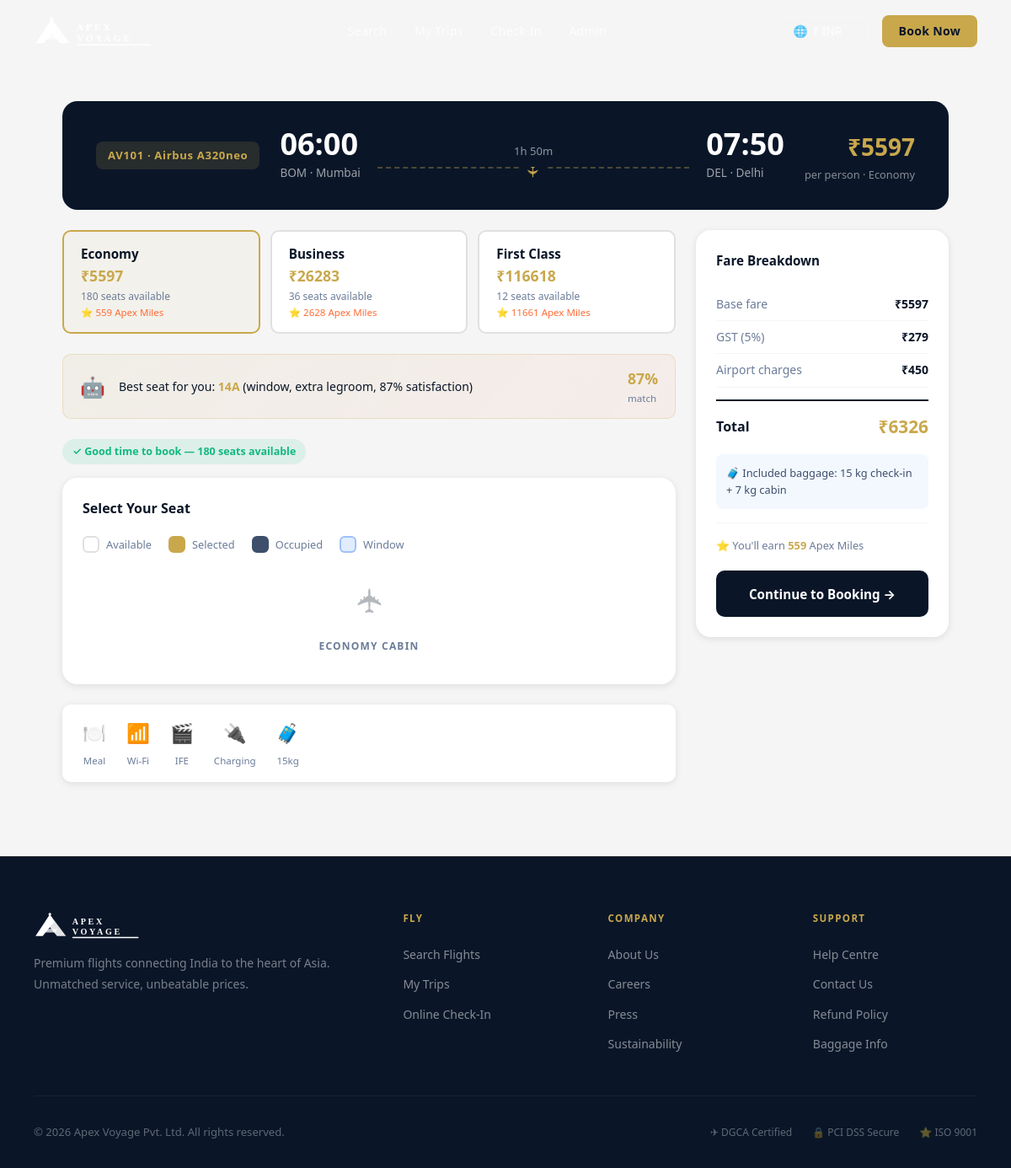
The app's page /flight/1 with its own data.
### models.py (models this page shows, shortened)
class Flight(db.Model):
    __tablename__ = 'flights'
    id               = db.Column(db.Integer, primary_key=True)
    flight_number    = db.Column(db.String(10), nullable=False)
    origin_code      = db.Column(db.String(5), nullable=False)
    origin_city      = db.Column(db.String(100), nullable=False)
    destination_code = db.Column(db.String(5), nullable=False)
    destination_city = db.Column(db.String(100), nullable=False)
    departure_time   = db.Column(db.String(10), nullable=False)
    arrival_time     = db.Column(db.String(10), nullable=False)
    date             = db.Column(db.Date, nullable=False)
    aircraft_type    = db.Column(db.String(50), nullable=False)
    economy_price    = db.Column(db.Float, nullable=False)
    business_price   = db.Column(db.Float, nullable=False)
    first_price      = db.Column(db.Float, nullable=False)
    economy_seats    = db.Column(db.Integer, default=180)
    business_seats   = db.Column(db.Integer, default=36)
    first_seats      = db.Column(db.Integer, default=12)
    status           = db.Column(db.String(20), default='Scheduled')
    bookings         = db.relationship('Booking', backref='flight', lazy=True,
                                       cascade='all, delete-orphan')
    def duration(self):
        dep = datetime.strptime(self.departure_time, '%H:%M')
        arr = datetime.strptime(self.arrival_time, '%H:%M')
        diff = arr - dep
        if diff.days < 0:
            diff += timedelta(days=1)
        h = diff.seconds // 3600
        m = (diff.seconds % 3600) // 60
        return f"{h}h {m:02d}m"
    def seats_for_class(self, cls):
        return {'Economy': self.economy_seats, 'Business': self.business_seats, 'First': self.first_seats}.get(cls, 0)
    def price_for_class(self, cls):
        return {'Economy': self.economy_price, 'Business': self.business_price, 'First': self.first_price}.get(cls, 0)
    def apex_miles(self, cls):
        return int(self.price_for_class(cls) / 10)

### app.py (the view)
@app.route('/flight/<int:flight_id>')
def flight_detail(flight_id):
    flight     = Flight.query.get_or_404(flight_id)
    seat_class = request.args.get('class', 'Economy')
    passengers = int(request.args.get('passengers', 1))
    booked_seats = [b.seat_number for b in
                    Booking.query.filter(Booking.flight_id == flight_id,
                                         Booking.check_in_status != 'cancelled',
                                         Booking.seat_number.isnot(None)).all()]
    def recommend_seat(cls):
        if cls == 'First':
            return '2A', 94
        elif cls == 'Business':
            return '4A', 89
        else:
            return '14A', 87
    rec_seat, rec_score = recommend_seat(seat_class)
    return render_template('flight.html', flight=flight, seat_class=seat_class,
                           passengers=passengers, booked_seats=booked_seats,
                           airports=AIRPORTS, rec_seat=rec_seat, rec_score=rec_score)

### templates/flight.html (shortened to what this page needs)
{% extends 'base.html' %}
{% block extra_css %}
<link rel="stylesheet" href="{{ url_for('static', filename='css/booking.css') }}">
{% endblock %}
{% block content %}
<div class="page-wrap">
  <div class="page-container">
    <div class="flight-header">
      <div class="flight-header__row">
        <span class="fh-badge">{{ flight.flight_number }} · {{ flight.aircraft_type }}</span>
        <div class="fh-route">
          <div>
            <div class="fh-time">{{ flight.departure_time }}</div>
            <div class="fh-city">{{ flight.origin_code }} · {{ flight.origin_city }}</div>
          </div>
          <div class="fh-mid">
            <div class="fh-dur">{{ flight.duration() }}</div>
            <div class="fh-line"><span class="fh-plane" aria-hidden="true">✈</span></div>
          </div>
          <div>
            <div class="fh-time">{{ flight.arrival_time }}</div>
            <div class="fh-city">{{ flight.destination_code }} · {{ flight.destination_city }}</div>
          </div>
        </div>
        <div class="fh-price">
          <div class="fh-price-amt" id="fare-total">₹{{ flight.price_for_class(seat_class)|int }}</div>
          <div class="fh-price-cls">per person · <span id="fare-class">{{ seat_class }}</span></div>
        </div>
      </div>
    </div>
    <div style="display:grid;grid-template-columns:1fr 300px;gap:1.5rem;align-items:start">
      <div>
        <div class="class-tabs" role="tablist" aria-label="Seat class selection">
          {% for cls, label in [('Economy','Economy'), ('Business','Business'), ('First','First Class')] %}
          <button class="class-tab {% if seat_class == cls %}active{% endif %}"
                  data-class="{{ cls }}" role="tab"
                  aria-selected="{{ 'true' if seat_class == cls else 'false' }}"
                  aria-label="{{ label }} class">
            <div class="ct-name">{{ label }}</div>
            <div class="ct-price" data-price-inr="{{ flight.price_for_class(cls) }}">₹{{ flight.price_for_class(cls)|int }}</div>
            <div class="ct-seats">{{ flight.seats_for_class(cls) }} seats available</div>
            <div class="ct-miles">⭐ {{ flight.apex_miles(cls) }} Apex Miles</div>
          </button>
          {% endfor %}
        </div>
        <div class="ai-banner" role="note" aria-label="AI seat recommendation">
          <span class="ai-icon" aria-hidden="true">🤖</span>
          <div class="ai-text">
            Best seat for you: <strong id="ai-seat-val">{{ rec_seat }}</strong>
            (window, {% if seat_class == 'First' %}premium suite{% elif seat_class == 'Business' %}lie-flat bed{% else %}extra legroom{% endif %},
            <span id="ai-score-val">{{ rec_score }}%</span> satisfaction)
          </div>
          <div class="ai-score">
            <div class="ai-score-num">{{ rec_score }}%</div>
            <div class="ai-score-lbl">match</div>
          </div>
        </div>
        {% set seats_left = flight.seats_for_class(seat_class) %}
        {% if seats_left < 10 %}
        <div style="margin-bottom:1rem">
          <span class="dynamic-badge db-rising" role="alert">🔥 Price rising — only {{ seats_left }} seats left</span>
        </div>
        {% else %}
        <div style="margin-bottom:1rem">
          <span class="dynamic-badge db-good" role="status">✓ Good time to book — {{ seats_left }} seats available</span>
        </div>
        {% endif %}
        <div class="seat-map-card" role="region" aria-label="Seat map">
          <div class="seat-map-title">Select Your Seat</div>
          <div class="seat-legend" role="legend">
            <div class="legend-item"><div class="legend-dot ld-available"></div> Available</div>
            <div class="legend-item"><div class="legend-dot ld-selected"></div> Selected</div>
            <div class="legend-item"><div class="legend-dot ld-occupied"></div> Occupied</div>
            <div class="legend-item"><div class="legend-dot ld-window"></div> Window</div>
          </div>
          <span class="plane-nose" aria-hidden="true">✈</span>
          <div class="seat-cabin-label">{{ seat_class }} Cabin</div>
        </div>
        <div class="amenities" role="list" aria-label="Flight amenities">
          <div class="amenity" role="listitem">
            <span class="amenity-icon" aria-label="Meal service">🍽️</span>
            <span class="amenity-name">Meal</span>
          </div>
          <div class="amenity" role="listitem">
            <span class="amenity-icon" aria-label="WiFi available">📶</span>
            <span class="amenity-name">Wi-Fi</span>
          </div>
          <div class="amenity" role="listitem">
            <span class="amenity-icon" aria-label="Entertainment system">🎬</span>
            <span class="amenity-name">IFE</span>
          </div>
          <div class="amenity" role="listitem">
            <span class="amenity-icon" aria-label="USB charging port">🔌</span>
            <span class="amenity-name">Charging</span>
          </div>
          <div class="amenity" role="listitem">
            <span class="amenity-icon" aria-label="Baggage allowance">🧳</span>
            <span class="amenity-name">
              {% if seat_class == 'Economy' %}15kg{% elif seat_class == 'Business' %}35kg{% else %}50kg{% endif %}
            </span>
          </div>
        </div>
      </div>
      <div class="fare-card" role="complementary" aria-label="Fare breakdown">
        <div class="fare-title">Fare Breakdown</div>
        <div class="fare-row">
          <span class="fare-row__label">Base fare</span>
          <span class="fare-row__val" id="fare-base">₹{{ flight.price_for_class(seat_class)|int }}</span>
        </div>
        <div class="fare-row">
          <span class="fare-row__label">GST (5%)</span>
          <span class="fare-row__val" id="fare-gst">₹{{ (flight.price_for_class(seat_class) * 0.05)|int }}</span>
        </div>
        <div class="fare-row">
          <span class="fare-row__label">Airport charges</span>
          <span class="fare-row__val" id="fare-fees">₹450</span>
        </div>
        <div class="fare-total">
          <span class="fare-total__label">Total</span>
          <span class="fare-total__val" id="fare-total-val">₹{{ (flight.price_for_class(seat_class) * 1.05 + 450)|int }}</span>
        </div>
        <div class="baggage-note">
          🧳 Included baggage:
          {% if seat_class == 'Economy' %}15 kg check-in + 7 kg cabin
          {% elif seat_class == 'Business' %}35 kg check-in + 10 kg cabin
          {% else %}50 kg check-in + 15 kg cabin{% endif %}
        </div>
        <div style="margin-top:1rem;padding-top:1rem;border-top:1px solid var(--grey-light);font-size:0.8rem;color:var(--text-muted)">
          ⭐ You'll earn <strong style="color:var(--gold)" id="fare-miles">{{ flight.apex_miles(seat_class) }}</strong> Apex Miles
        </div>
        <a id="continue-link"
           href="{{ url_for('booking', flight_id=flight.id, **{'class': seat_class, 'passengers': passengers}) }}"
           class="continue-btn" aria-label="Continue to passenger details">
          Continue to Booking →
        </a>
      </div>
    </div>
  </div>
</div>
{% endblock %}

### templates/base.html (shortened to what this page needs)
<!DOCTYPE html>
<html lang="en">
<head>
  <link rel="stylesheet" href="{{ url_for('static', filename='css/main.css') }}">
  {% block extra_css %}{% endblock %}
</head>
<body>
<nav class="navbar" role="navigation" aria-label="Main navigation">
  <a class="navbar__logo" href="{{ url_for('index') }}" aria-label="Apex Voyage home">
    <img src="{{ url_for('static', filename='logo.svg') }}" alt="Apex Voyage" class="logo-white">
  </a>
  <div class="navbar__nav">
    <a href="{{ url_for('index') }}"    class="nav-link" aria-label="Search flights">Search</a>
    <a href="{{ url_for('my_trips') }}" class="nav-link" aria-label="My trips">My Trips</a>
    <a href="{{ url_for('check_in') }}" class="nav-link" aria-label="Online check-in">Check-In</a>
    <a href="{{ url_for('admin') }}"    class="nav-link" aria-label="Admin portal">Admin</a>
  </div>
  <div class="navbar__right">
    <div class="currency-wrap" aria-label="Currency selector">
      <span>🌐</span>
      <select id="currency-sel" aria-label="Select currency">
        <option value="INR">₹ INR</option>
      </select>
    </div>
    <a href="{{ url_for('index') }}" class="nav-link nav-link--cta">Book Now</a>
  </div>
</nav>
<main id="main">
  {% block content %}{% endblock %}
</main>
{% block footer %}
<footer class="footer" role="contentinfo">
  <div class="footer__grid">
    <div>
      <div class="footer__logo">
        <img src="{{ url_for('static', filename='logo.svg') }}" alt="Apex Voyage">
      </div>
      <p class="footer__about">Premium flights connecting India to the heart of Asia. Unmatched service, unbeatable prices.</p>
    </div>
    <div class="footer__col">
      <h4>Fly</h4>
      <ul>
        <li><a href="{{ url_for('index') }}">Search Flights</a></li>
        <li><a href="{{ url_for('my_trips') }}">My Trips</a></li>
        <li><a href="{{ url_for('check_in') }}">Online Check-In</a></li>
      </ul>
    </div>
    <div class="footer__col">
      <h4>Company</h4>
      <ul>
        <li><a href="#">About Us</a></li>
        <li><a href="#">Careers</a></li>
        <li><a href="#">Press</a></li>
        <li><a href="#">Sustainability</a></li>
      </ul>
    </div>
    <div class="footer__col">
      <h4>Support</h4>
      <ul>
        <li><a href="#">Help Centre</a></li>
        <li><a href="#">Contact Us</a></li>
        <li><a href="#">Refund Policy</a></li>
        <li><a href="#">Baggage Info</a></li>
      </ul>
    </div>
  </div>
  <div class="footer__bottom">
    <p class="footer__copy">© 2026 Apex Voyage Pvt. Ltd. All rights reserved.</p>
    <div class="trust-badges">
      <span class="trust-badge">✈ DGCA Certified</span>
      <span class="trust-badge">🔒 PCI DSS Secure</span>
      <span class="trust-badge">⭐ ISO 9001</span>
    </div>
  </div>
</footer>
{% endblock %}
</body>
</html>

### static/css/main.css (style rules this page uses)
:root { --navy: #0A1628; --navy-mid: #112040; --navy-light: #1a2f4e; --gold: #C9A84C; --gold-light: #E8C97A; --gold-dim: rgba(201,168,76,0.15); --saffron: #FF6B35; --white: #FFFFFF; --off-white: #FAF9F7; --grey-light: #F5F5F5; --grey-mid: #E0E0E0; --text-dark: #0A1628; --text-mid: #3D4F6B; --text-muted: #6B7C99; --shadow-sm: 0 2px 8px rgba(10,22,40,0.10); --shadow-md: 0 4px 24px rgba(10,22,40,0.14); --shadow-lg: 0 12px 48px rgba(10,22,40,0.20); --radius: 10px; --radius-lg: 18px; --radius-xl: 28px; --ease: cubic-bezier(0.4,0,0.2,1); --dur: 0.25s; }
*,*::before,*::after { box-sizing: border-box; margin: 0; padding: 0; }
html { scroll-behavior: smooth; font-size: 16px; }
body { font-family: 'Segoe UI', system-ui, -apple-system, BlinkMacSystemFont, sans-serif; color: var(--text-dark); background: var(--white); overflow-x: hidden; line-height: 1.6; }
a { text-decoration: none; color: inherit; }
img, svg { display: block; max-width: 100%; }
button, input, select, textarea { font-family: inherit; outline: none; }
button { cursor: pointer; border: none; background: none; }
.navbar { position: fixed; inset-block-start: 0; left: 0; right: 0; z-index: 800; padding: 1.1rem 2.5rem; display: flex; align-items: center; justify-content: space-between; gap: 1rem; transition: background var(--dur) var(--ease), box-shadow var(--dur) var(--ease), padding var(--dur) var(--ease); }
.navbar__logo { display: flex; align-items: center; }
.navbar__logo img { height: 38px; }
.navbar__logo .logo-white { filter: brightness(0) invert(1); }
.navbar__nav { display: flex; align-items: center; gap: 0.25rem; }
.nav-link { color: rgba(255,255,255,0.8); font-size: 0.88rem; font-weight: 500; padding: 0.5rem 0.9rem; border-radius: 8px; letter-spacing: 0.02em; transition: color var(--dur), background var(--dur); }
.nav-link--cta { background: var(--gold); color: var(--navy) !important; font-weight: 700; padding: 0.5rem 1.25rem; }
.navbar__right { display: flex; align-items: center; gap: 1rem; }
.currency-wrap { display: flex; align-items: center; gap: 0.375rem; background: rgba(255,255,255,0.08); border: 1px solid rgba(255,255,255,0.15); border-radius: 8px; padding: 0.4rem 0.875rem; color: rgba(255,255,255,0.85); font-size: 0.85rem; }
.currency-wrap select { background: transparent; border: none; color: rgba(255,255,255,0.85); font-size: 0.85rem; cursor: pointer; appearance: none; padding-right: 0.25rem; }
.currency-wrap option { background: var(--navy); }
.footer { background: var(--navy); border-top: 1px solid rgba(201,168,76,0.12); padding: 4rem 2.5rem 2rem; }
.footer__grid { display: grid; grid-template-columns: 2fr 1fr 1fr 1fr; gap: 3rem; max-width: 1200px; margin: 0 auto 3rem; }
.footer__logo img { height: 34px; filter: brightness(0) invert(1); margin-bottom: 1rem; }
.footer__about { color: rgba(255,255,255,0.45); font-size: 0.875rem; line-height: 1.75; }
.footer__col h4 { color: var(--gold); font-size: 0.72rem; text-transform: uppercase; letter-spacing: 0.12em; margin-bottom: 1.25rem; }
.footer__col ul { list-style: none; display: flex; flex-direction: column; gap: 0.625rem; }
.footer__col ul a { color: rgba(255,255,255,0.5); font-size: 0.875rem; transition: color var(--dur); }
.footer__bottom { max-width: 1200px; margin: 0 auto; padding-top: 2rem; border-top: 1px solid rgba(255,255,255,0.06); display: flex; align-items: center; justify-content: space-between; flex-wrap: wrap; gap: 1rem; }
.footer__copy { color: rgba(255,255,255,0.35); font-size: 0.82rem; }
.trust-badges { display: flex; gap: 1.5rem; flex-wrap: wrap; }
.trust-badge { color: rgba(255,255,255,0.35); font-size: 0.75rem; display: flex; align-items: center; gap: 0.375rem; }

### records on screen
Flight: flight_number "AV101", aircraft_type "Airbus A320neo", departure_time "06:00", origin_code "BOM", origin_city "Mumbai", duration "1h 50m", arrival_time "07:50", destination_code "DEL", destination_city "Delhi", price_for_class "5597", price_for_class "5597" "26283" "116618", seats_for_class "180" "36" "12", apex_miles "559" "2628" "11661", (flight.price_for_class(seat_class)*0.05)|int "279", (flight.price_for_class(seat_class)*1.05+450)|int "6326", apex_miles "559"

### other values on screen
{{ seat_class }} "Economy"
{{ label }} "Economy" "Business" "First Class"
{{ rec_seat }} "14A"
{{ rec_score }} "87"
{{ seats_left }} "180"
{{ seat_class }} "ECONOMY"
